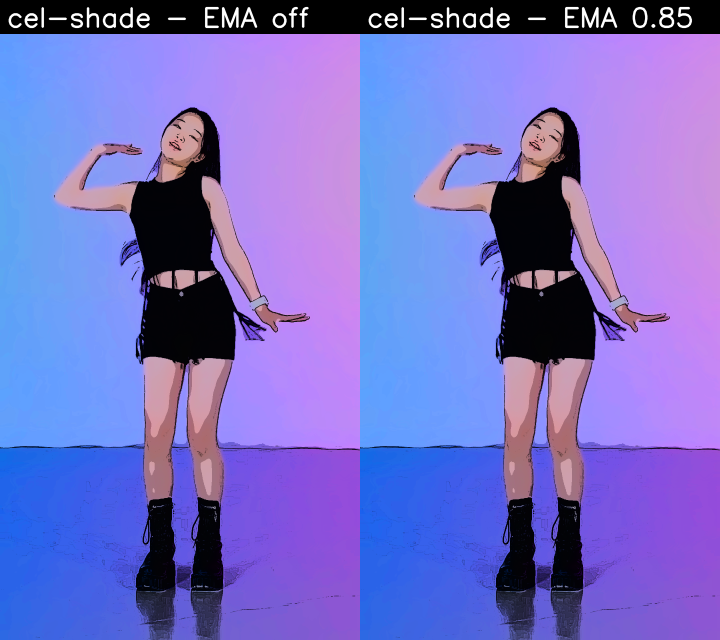
#> input picture slide/assets/12_temporal_ema.png, 2160 x 1920 px (shown at 1/3 size)
$ python -i cel_shade.py   (imports and definitions only)
#> lines starting #> are read from the running program, lines starting #| are printed output that depends on the picture
#> further down, picture is the input picture: shape (1920, 2160, 3); mean B, G, R 197.5, 110.5, 117.6
"""Cell-shading stylization (numpy + OpenCV only — no neural networks).

The goal is to make a real face read as a hand-painted anime cel: a small
set of flat color regions (skin shadow / midtone / highlight, plus hair
blocks) outlined by clean line work. This is the visual signature of
2D animation cels — gradients are *banded* into discrete steps rather
than smoothly interpolated.

Pipeline (each step is one cv2/numpy primitive — easy to step through):

    1. Iterated bilateral filter
       Smooths skin texture and small details while preserving silhouette
       edges. Running 2–4 passes on a *downsampled* image is the same
       trick `cv2.stylization()` uses internally — gives real flat regions
       instead of merely "soft" skin.

    2. BGR → Lab color space
       L (luminance) carries shading; a/b carry hue. Splitting them lets
       us posterize shading independently from hue — exactly how anime
       artists build cels (line art + flat fills + a couple of shadow
       tones).

    3. Posterize L via K-means
       Cluster the L channel into K levels (default 3 = shadow / mid /
       highlight). Each pixel's L is replaced by its cluster centroid.
       This is the bit that turns smooth gradients into discrete cells.

    4. Posterize a/b lightly (optional)
       Same trick on chroma but with more levels (8+). Skip it if you
       want skin tone to keep its natural variation.

    5. Lab → BGR

    6. XDoG (eXtended Difference of Gaussians) edge overlay
       Cleaner, more controllable line art than plain DoG. The classical
       Winnemöller (2012) formulation. Multiplied on top of the flat
       fills to darken edges.

All ops are vectorized OpenCV primitives — no per-pixel Python loops.
"""

from __future__ import annotations

from dataclasses import dataclass, field

import cv2
import numpy as np


# ---------------------------------------------------------------------------
# Temporal stability — EMA-smoothing of K-means cluster centers across frames.
# ---------------------------------------------------------------------------


@dataclass
class TemporalState:
    """Carries EMA-smoothed K-means centers between frames.

    Why this exists:
      cv2.kmeans with KMEANS_PP_CENTERS picks initial centers randomly,
      so frame-to-frame the cluster centers can jitter even when the
      underlying image barely changed. That jitter is what causes the
      "boiling" / flicker you see when you naively cel-shade a video
      with K-means posterize. We fix it by:

        1. Sorting centers (so center[0] is always the darkest band,
           center[1] the next, etc.) — kills label permutation flicker.
        2. EMA-blending each frame's sorted centers with the previous
           frame's stored centers (``new = ema·prev + (1-ema)·curr``).
        3. Re-quantizing the channel against the smoothed centers
           (simple nearest-center assignment), so the *output* uses
           stable band values.

    The state is keyed so multiple K-means calls in the same pipeline
    (whole-frame L, whole-frame a, whole-frame b, hair L, ...) each get
    their own series of smoothed centers.
    """

    ema: float = 0.8
    centers: dict[str, np.ndarray] = field(default_factory=dict)


def _temporal_centers(
    flat_data: np.ndarray,
    k: int,
    state: "TemporalState | None",
    key: str,
    *,
    attempts: int = 3,
    max_iter: int = 10,
    eps: float = 1.0,
) -> np.ndarray:
    """K-means and (optionally) EMA-blend the sorted centers via ``state``."""
    criteria = (
        cv2.TERM_CRITERIA_EPS + cv2.TERM_CRITERIA_MAX_ITER,
        int(max_iter),
        float(eps),
    )
    _, _, raw = cv2.kmeans(
        flat_data.astype(np.float32),
        int(k),
        None,
        criteria,
        int(attempts),
        cv2.KMEANS_PP_CENTERS,
    )
    centers = np.sort(raw.flatten())
    if state is not None:
        prev = state.centers.get(key)
        if prev is not None and prev.shape[0] == k:
            centers = prev * state.ema + centers * (1.0 - state.ema)
        state.centers[key] = centers
    return centers


def _quantize_with_centers(
    values: np.ndarray, centers: np.ndarray
) -> np.ndarray:
    """Replace each value with its nearest center (flat 1-D output)."""
    diffs = np.abs(values.reshape(-1, 1) - centers.reshape(1, -1))
    labels = diffs.argmin(axis=1)
    return centers[labels]


# ---------------------------------------------------------------------------
# Step 1 — iterated bilateral smoothing.
# ---------------------------------------------------------------------------


def iterated_bilateral(
    bgr: np.ndarray,
    *,
    passes: int = 3,
    d: int = 9,
    sigma_color: float = 50.0,
    sigma_space: float = 7.0,
    downsample: int = 2,
) -> np.ndarray:
    """Run bilateral filter ``passes`` times on a downsampled image.

    Bilateral filter averages nearby pixels but skips ones that differ
    too much in *color* — that's what preserves edges. A single pass
    smooths a little; 3+ passes turn skin into a true flat region.

    Working on a half-resolution copy is the standard speed trick:
    bilateral filter cost is ~O(d² · N), so halving N quadruples speed
    per pass with no visible quality loss after the upscale.
    """
#> called with passes = 3, d = 9, sigma_color = 60, sigma_space = 7, downsample = 2
    if downsample > 1:
        small = cv2.resize(
            bgr,
            (bgr.shape[1] // downsample, bgr.shape[0] // downsample),
            interpolation=cv2.INTER_AREA,
        )
    else:
        small = bgr

    for _ in range(max(1, passes)):
        small = cv2.bilateralFilter(small, d, sigma_color, sigma_space)

    if downsample > 1:
        return cv2.resize(
            small,
            (bgr.shape[1], bgr.shape[0]),
            interpolation=cv2.INTER_LINEAR,
        )
    return small


# ---------------------------------------------------------------------------
# Step 3 — K-means posterize on a single channel.
# ---------------------------------------------------------------------------


def kmeans_quantize_channel(
    channel: np.ndarray,
    k: int,
    *,
    state: "TemporalState | None" = None,
    key: str = "default",
    attempts: int = 3,
    max_iter: int = 10,
    eps: float = 1.0,
) -> np.ndarray:
    """Replace each pixel with its K-means cluster centroid (1-D channel).

    When ``state`` is given, the cluster centers are EMA-smoothed across
    successive calls keyed by ``key`` — that's what stops the cel bands
    from flickering frame-to-frame in a video render. Use the same
    ``state`` instance across the whole render loop and give each K-means
    site a unique ``key`` (e.g. ``"head_L"`` vs ``"body_L"``).

    Why K-means and not uniform quantization? K-means picks band
    boundaries from the data — clusters land where pixels actually
    concentrate (skin midtone, shadow under the chin, highlight on the
    nose). Uniform quantization slices through skin tones at fixed cut
    points and creates ugly banding.
    """
    if k <= 1:
        return channel
    flat = channel.reshape(-1, 1).astype(np.float32)
    centers = _temporal_centers(
        flat, k, state, key, attempts=attempts, max_iter=max_iter, eps=eps
    )
    quantized = _quantize_with_centers(flat, centers).reshape(channel.shape)
    return np.clip(quantized, 0, 255).astype(channel.dtype)


# ---------------------------------------------------------------------------
# Step 6 — XDoG line art.
# ---------------------------------------------------------------------------


def xdog(
    gray: np.ndarray,
    *,
    sigma: float = 0.8,
    k: float = 1.6,
    p: float = 30.0,
    eps: float = 0.5,
    phi: float = 10.0,
) -> np.ndarray:
    """Extended Difference of Gaussians line art (Winnemöller 2012).

    Formula
    -------
        D(x) = (1 + p)·G_σ(x) - p·G_{kσ}(x)
        T(x) = 1                      if D(x) >= eps
             = 1 + tanh(phi·(D - eps)) otherwise

    Intuition
    ---------
    Plain DoG is ``G_σ - G_{kσ}`` — a band-pass that responds to edges.
    XDoG adds two knobs:
      * ``p`` boosts the response (sharper, darker lines).
      * the soft threshold ``tanh(phi·(D - eps))`` lets you tune the
        line vs. flat-region split smoothly instead of a hard cutoff.
        Inside a strong edge, T → 0 (very dark line). In a flat region,
        T = 1 (no darkening). The transition between them is what makes
        XDoG lines feel "drawn" instead of speckled.

    Output is in [0, 1] — multiply against your color image to overlay.
    """
    g = gray.astype(np.float32) / 255.0
    g_sigma = cv2.GaussianBlur(g, (0, 0), sigma)
    g_ksigma = cv2.GaussianBlur(g, (0, 0), sigma * k)
    d = (1.0 + p) * g_sigma - p * g_ksigma
    # Where d is "edge-like" (high value), output 1 (no darkening).
    # Where d is "line-like" (low value), output ramps toward 0.
    edges = np.where(
        d >= eps,
        1.0,
        1.0 + np.tanh(phi * (d - eps)),
    )
    return np.clip(edges, 0.0, 1.0).astype(np.float32)


# ---------------------------------------------------------------------------
# Pipeline composer.
# ---------------------------------------------------------------------------


def cel_shade(
    frame_bgr: np.ndarray,
    *,
    # Step 1 — flatten
    bilateral_passes: int = 3,
    bilateral_d: int = 9,
    bilateral_sigma_color: float = 60.0,
    bilateral_sigma_space: float = 7.0,
    bilateral_downsample: int = 2,
    # Step 3/4 — posterize
    luminance_levels: int = 3,
    chroma_levels: int = 0,
    # Step 5 — saturation
    saturation_boost: float = 1.25,
    # Step 6 — line art
    edge_strength: float = 0.85,
    xdog_sigma: float = 0.8,
    xdog_k: float = 1.6,
    xdog_p: float = 30.0,
    xdog_eps: float = 0.5,
    xdog_phi: float = 10.0,
    # Temporal stability — pass the same TemporalState across frames in
    # a video render. ``state_prefix`` namespaces the K-means keys so
    # multiple cel_shade calls (e.g. body + head) don't share centers.
    state: "TemporalState | None" = None,
    state_prefix: str = "frame",
) -> np.ndarray:
    """Apply the full cel-shade pipeline to a BGR uint8 frame.

    The defaults are tuned for a 720p portrait clip. Keep ``chroma_levels=0``
    on first try — quantizing chroma is the most opinionated step and can
    push skin tones into uncanny territory; turn it on (8–16) only if you
    want a flatter "comic book" feel.
    """
    if frame_bgr.dtype != np.uint8:
        frame_bgr = np.clip(frame_bgr, 0, 255).astype(np.uint8)

    # 1) Flatten textures, keep silhouette edges.
    flat = iterated_bilateral(
        frame_bgr,
        passes=bilateral_passes,
        d=bilateral_d,
        sigma_color=bilateral_sigma_color,
        sigma_space=bilateral_sigma_space,
        downsample=bilateral_downsample,
    )

    # 2) BGR → Lab so we can posterize shading separately from hue.
    lab = cv2.cvtColor(flat, cv2.COLOR_BGR2LAB)
#> lab: shape (1920, 2160, 3); mean of channels 0, 1, 2 130.1, 153.5, 85.7
    L, a, b = lab[..., 0], lab[..., 1], lab[..., 2]
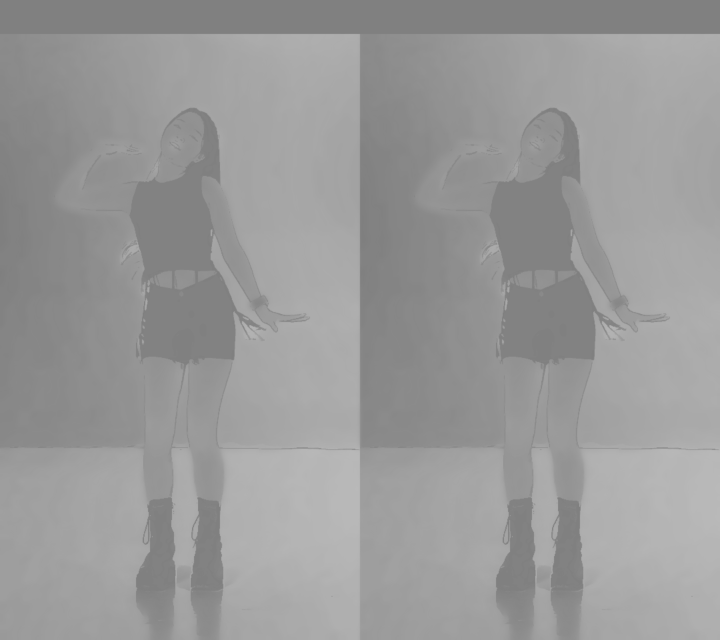
#> a: shape (1920, 2160) (shown at 1/3 size); min 127, max 185, mean 153.5
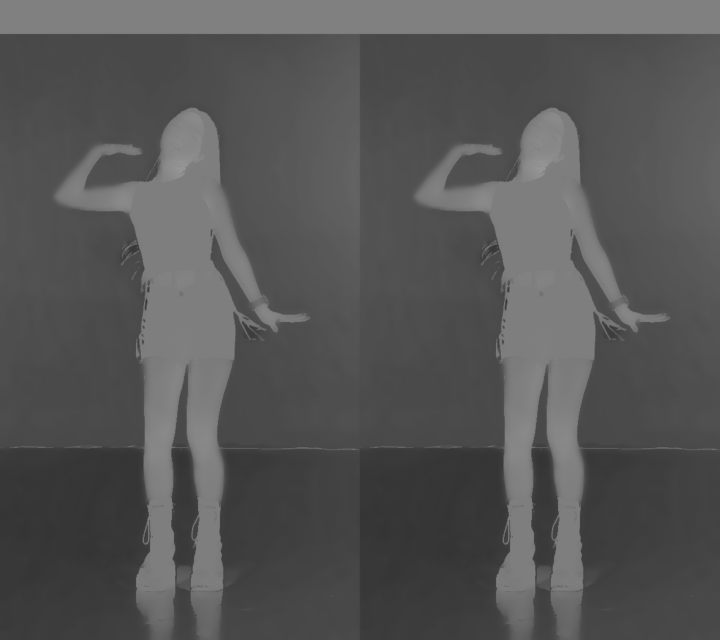
#> b: shape (1920, 2160) (shown at 1/3 size); min 52, max 150, mean 85.7

    # 3) Posterize L into discrete shading bands (cel shading core).
    L_quant = kmeans_quantize_channel(
        L, k=luminance_levels, state=state, key=f"{state_prefix}_L"
    )
#> in _temporal_centers, `_, _, raw = cv2.kmeans( flat_data.astype(np.float32), int(k), None, cr..`: raw = [167.5, 6.4, 118.2]
#> in _temporal_centers, `centers = np.sort(raw.flatten())`: centers = [6.4, 118.2, 167.5]

    # 4) Optional chroma posterize. Lighter touch — more levels.
    if chroma_levels > 1:
        a_quant = kmeans_quantize_channel(
            a, k=chroma_levels, state=state, key=f"{state_prefix}_a"
        )
        b_quant = kmeans_quantize_channel(
            b, k=chroma_levels, state=state, key=f"{state_prefix}_b"
        )
    else:
        a_quant, b_quant = a, b

    lab_quant = np.stack([L_quant, a_quant, b_quant], axis=-1).astype(np.uint8)
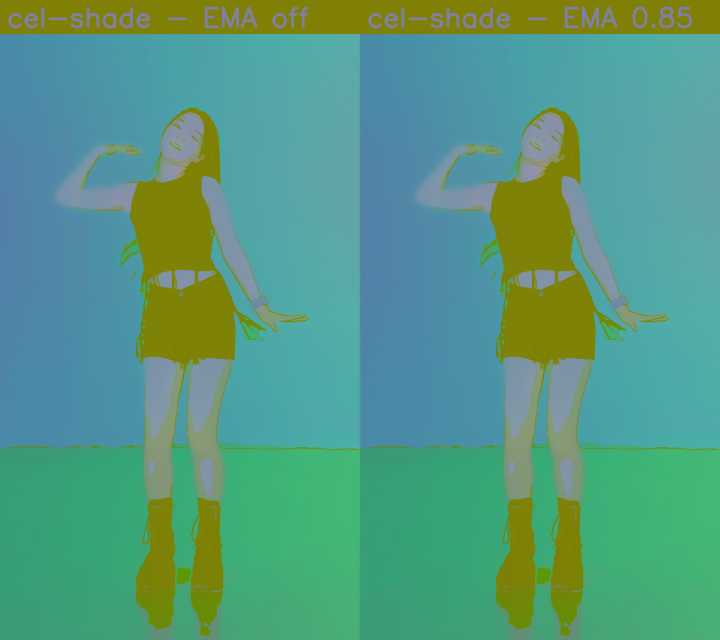
#> lab_quant: shape (1920, 2160, 3) (shown at 1/3 size); mean of channels 0, 1, 2 128.8, 153.5, 85.7; drawn as B, G, R

    # 5) Back to BGR, then saturation lift in HSV for the "anime palette" feel.
    posterized = cv2.cvtColor(lab_quant, cv2.COLOR_LAB2BGR)
    if saturation_boost != 1.0:
        hsv = cv2.cvtColor(posterized, cv2.COLOR_BGR2HSV).astype(np.float32)
        hsv[..., 1] = np.clip(hsv[..., 1] * float(saturation_boost), 0, 255)
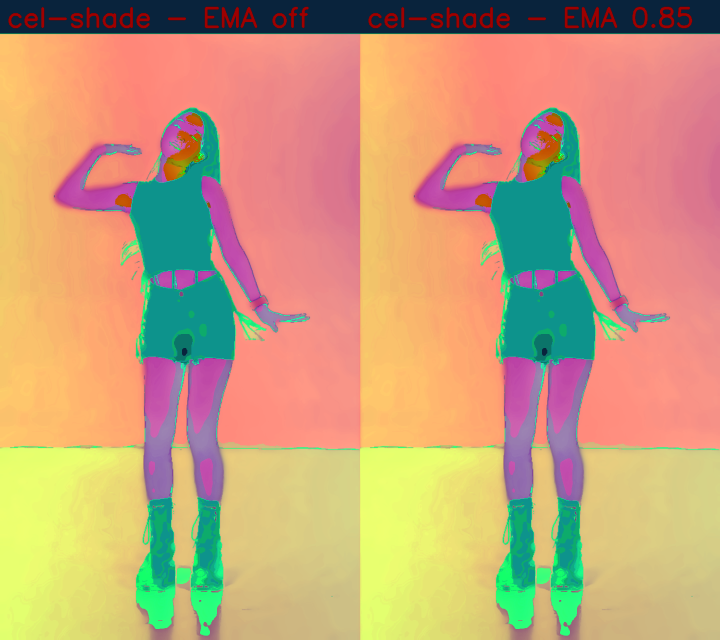
#> hsv: shape (1920, 2160, 3) float32 (shown at 1/3 size); mean B, G, R 122.5, 159.6, 200
        posterized = cv2.cvtColor(hsv.astype(np.uint8), cv2.COLOR_HSV2BGR)

    if edge_strength <= 0.0:
        return posterized

    # 6) XDoG line art overlay. Run on the *original* gray so we don't
    #    miss edges that the bilateral smoothing flattened.
    gray = cv2.cvtColor(frame_bgr, cv2.COLOR_BGR2GRAY)
    gray = cv2.medianBlur(gray, 3)  # cheap denoise so XDoG isn't speckly
    edge_mask = xdog(
        gray,
        sigma=xdog_sigma,
        k=xdog_k,
        p=xdog_p,
        eps=xdog_eps,
        phi=xdog_phi,
    )
#> in xdog, `d = (1.0 + p) * g_sigma - p * g_ksigma`:
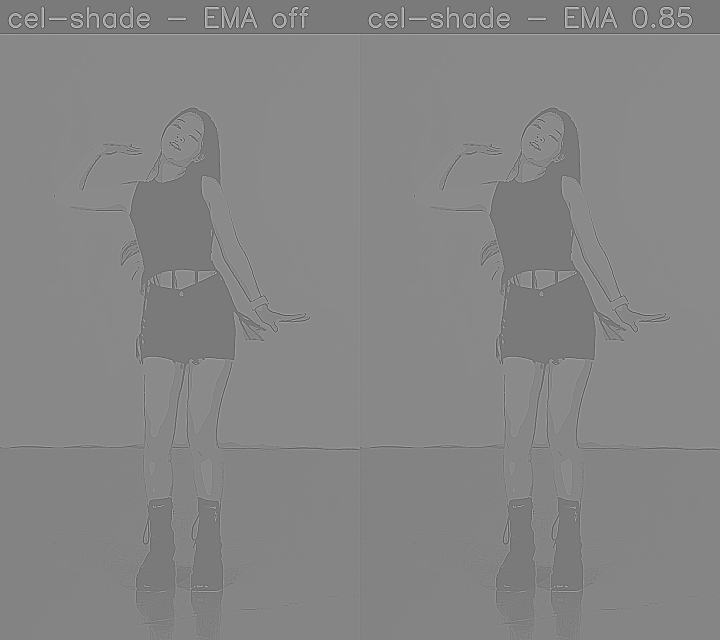
#> d: shape (1920, 2160) float32 (shown at 1/3 size); min -5.11, max 5.54, mean 0.481; drawn with min black and max white
    # edge_mask = 1 in flat regions, → 0 along lines.
    # Modulate strength: at strength=0 → no darkening; at strength=1 → full.
    line_factor = (1.0 - edge_strength) + edge_strength * edge_mask
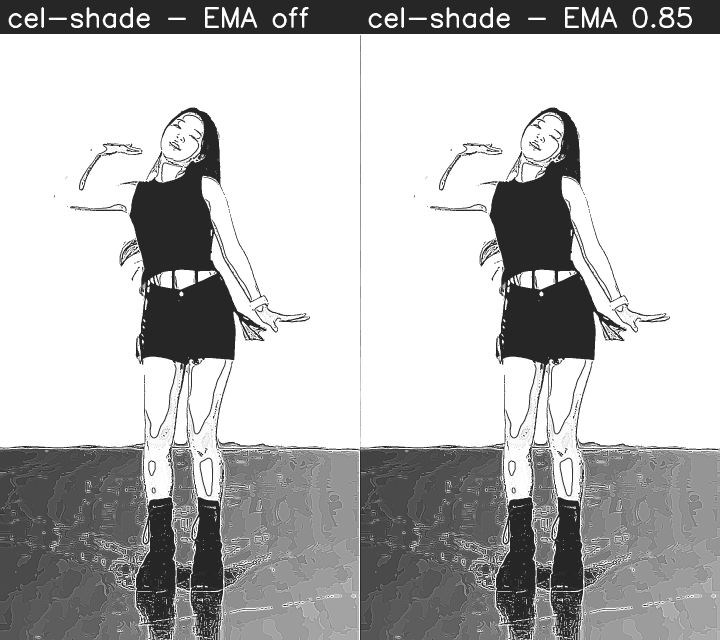
#> line_factor: shape (1920, 2160) float32 (shown at 1/3 size); min 0.15, max 1, mean 0.733
    out = posterized.astype(np.float32) * line_factor[..., None]
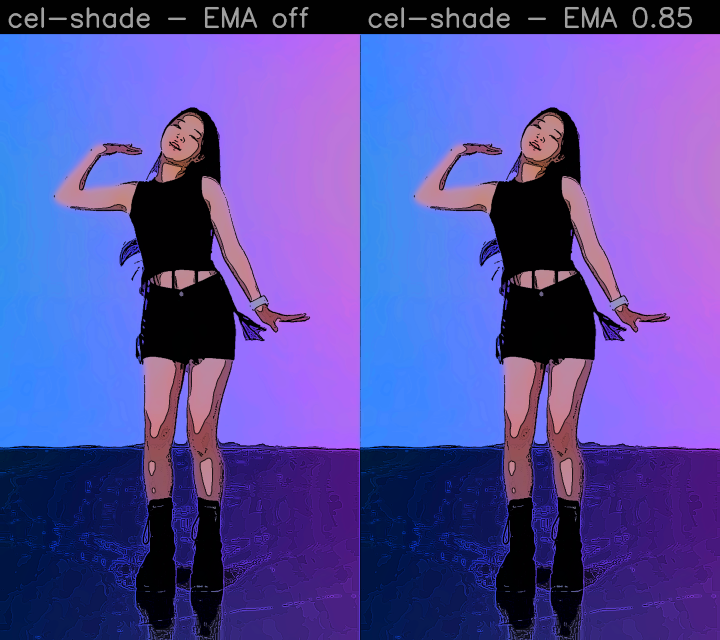
#> out: shape (1920, 2160, 3) float32 (shown at 1/3 size); mean B, G, R 163.1, 78.8, 86.7
    return np.clip(out, 0, 255).astype(np.uint8)
#> returned value: shape (1920, 2160, 3)


# ---------------------------------------------------------------------------
# Anime-face boosters — small per-region effects that read as "anime" beyond
# what whole-frame cel-shading can do. Each operates on a soft mask in [0,1]
# so the effect fades smoothly at boundaries instead of cutting hard.
# ---------------------------------------------------------------------------


# [472 lines left out: functions lift_lightness, skin_palette_snap, boost_saturation_in_mask, specular_bloom, stylize_hair, stylize_eyes and 2 more, not called in this run]

>>> import cv2
>>> picture = cv2.imread('../slide/assets/12_temporal_ema.png')
>>> result = cel_shade(picture)
